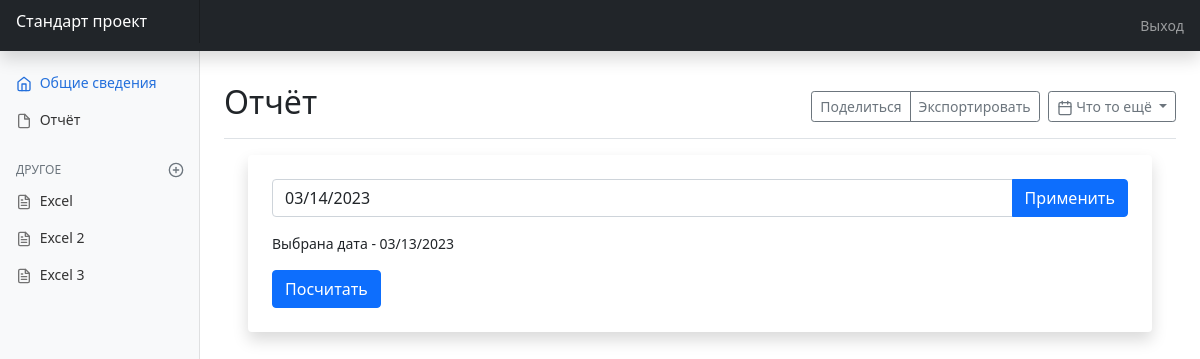
/reports, run on an earlier commit of the app's database.
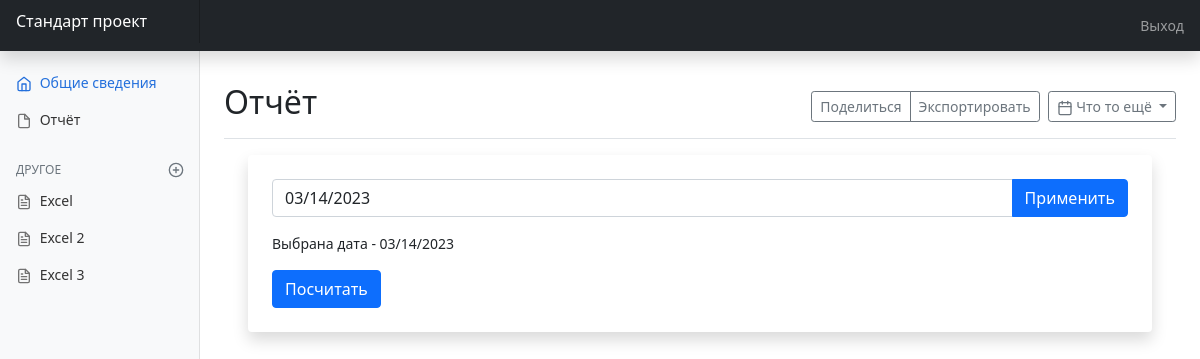
And on a later commit of the database.
### main/models.py (models this page shows, shortened)
class act_data(models.Model):
    current_data = models.CharField('current_data', max_length=45)
    class Meta:
        verbose_name = 'Акуальная дата'
        verbose_name_plural = 'Акуальная дата'

### main/views.py (the view, shortened to what this page needs)
# urls.py: path('reports', views.dataTime, name='reports')
def dataTime(request):
    old_data = act_data.objects.all()
    return render(request, 'main/reports.html', {'old_data': old_data})

### main/templates/main/reports.html (shortened to what this page needs)
{% extends 'main/index.html' %}
{% block content %}
{% load static %}
      <div class="d-flex justify-content-between flex-wrap flex-md-nowrap align-items-center pt-3 pb-2 mb-3 border-bottom">
        <h1 class="h2">Отчёт</h1>
        <div class="btn-toolbar mb-2 mb-md-0">
          <div class="btn-group me-2">
            <button type="button" class="btn btn-sm btn-outline-secondary">Поделиться</button>
            <button type="button" class="btn btn-sm btn-outline-secondary">Экспортировать</button>
          </div>
          <button type="button" class="btn btn-sm btn-outline-secondary dropdown-toggle">
            <span data-feather="calendar"></span>
            Что то ещё
          </button>
        </div>
      </div>
<main class="container">
  <div class="my-2 p-4 rounded shadow" style="background-color: #FFFFFF;">
    <form method="post" class="needs-validation" novalidate>
      <div class="input-group mb-3">
        <input type="text" name="birthday" class="form-control" placeholder="Выберите дату" aria-label="Recipient's username" aria-describedby="button-addon2">
        <button class="btn btn-primary" type="submit" id="button-addon2">Применить</button>
      </div>
    </form>
    <div class="callout">
        Выбрана дата - {% for el in old_data %} {{ el.current_data }} {% endfor %}
    </div>
      <form method="post" class="calculate" novalidate>
          <button type="submit" class="btn btn-primary mt-3" value="run_function_calculate" name="inDa">Посчитать</button>
      </form>
  </div>
</main>
{% endblock %}

### main/templates/main/index.html (shortened to what this page needs)
{% load static %}
<!doctype html>
<html lang="ru">
  <head>
    <link rel="stylesheet" href="{% static 'main/css/bootstrap.css'%}">
    <link rel="stylesheet" href="{% static 'main/css/dashboard.css'%}">
    <link rel="stylesheet" href="{% static 'main/css/daterangepicker.css'%}">
  </head>
  <body>
<header class="navbar navbar-dark sticky-top bg-dark flex-md-nowrap p-0 shadow">
  <a class="navbar-brand bg-dark h1 col-md-3 col-lg-2 me-0 px-3" href="{% url 'index' %}">Стандарт проект</a>
  <div class="navbar-nav">
    <div class="nav-item text-nowrap">
      <a class="nav-link px-3" href="#">Выход</a>
    </div>
  </div>
</header>
<div class="container-fluid">
  <div class="row">
    <nav id="sidebarMenu" class="col-md-3 col-lg-2 d-md-block bg-light sidebar collapse">
      <div class="position-sticky pt-3">
        <ul class="nav flex-column">
          <li class="nav-item">
            <a class="nav-link active" aria-current="page" href="{% url 'about' %}">
              <span data-feather="home"></span>
              Общие сведения
            </a>
          </li>
          <li class="nav-item">
            <a class="nav-link" href="{% url 'reports' %}">
              <span data-feather="file"></span>
              Отчёт
            </a>
          </li>
        </ul>
        <h6 class="sidebar-heading d-flex justify-content-between align-items-center px-3 mt-4 mb-1 text-muted">
          <span>Другое</span>
          <a class="link-secondary" href="#" aria-label="Add a new report">
            <span data-feather="plus-circle"></span>
          </a>
        </h6>
        <ul class="nav flex-column mb-2">
          <li class="nav-item">
            <a class="nav-link" href="#">
              <span data-feather="file-text"></span>
              Excel
            </a>
          </li>
          <li class="nav-item">
            <a class="nav-link" href="#">
              <span data-feather="file-text"></span>
              Excel 2
            </a>
          </li>
          <li class="nav-item">
            <a class="nav-link" href="#">
              <span data-feather="file-text"></span>
              Excel 3
            </a>
          </li>
        </ul>
      </div>
    </nav>
    <main class="col-md-9 ms-sm-auto col-lg-10 px-md-4">
    <div class="mx-auto mt-3">
      {% block content %}{% endblock %}
    </main>
  </div>
</div>
  </body>
</html>

### main/static/main/css/dashboard.css (style rules this page uses)
body { font-size: .875rem; }
.feather { width: 16px; height: 16px; vertical-align: text-bottom; }
.sidebar { position: fixed; top: 0; bottom: 0; left: 0; z-index: 100; padding: 48px 0 0; box-shadow: inset -1px 0 0 rgba(0, 0, 0, .1); }
.sidebar .nav-link { font-weight: 500; color: #333; }
.sidebar .nav-link .feather { margin-right: 4px; color: #727272; }
.sidebar .nav-link.active { color: #2470dc; }
.sidebar .nav-link:hover .feather, .sidebar .nav-link.active .feather { color: inherit; }
.sidebar-heading { font-size: .75rem; text-transform: uppercase; }
.navbar-brand { padding-top: .75rem; padding-bottom: .75rem; font-size: 1rem; background-color: rgba(0, 0, 0, .25); box-shadow: inset -1px 0 0 rgba(0, 0, 0, .25); }

What changed in the data, as far as the page shows it:
changed act_data: current_data "03/13/2023" → "03/14/2023"
